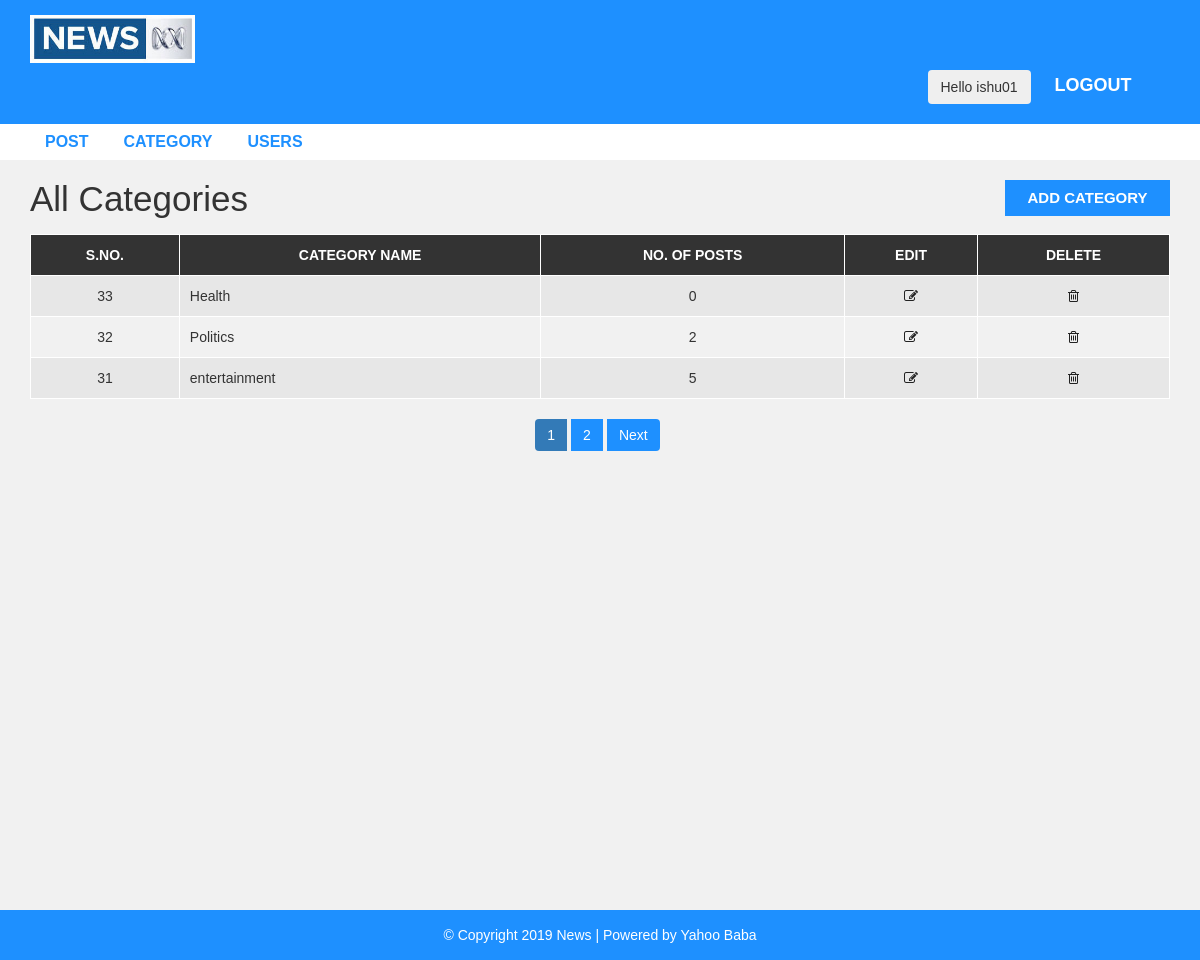
The page /admin/category.php (signed in) on the database its author committed.
### tables this page shows
CREATE TABLE `category` (
  `category_id` int(11) NOT NULL,
  `category_name` varchar(100) NOT NULL,
  `post` int(11) NOT NULL DEFAULT 0
);

### admin/category.php (the view, shortened to what this page needs)
<?php include "header.php";
?>
<div id="admin-content">
    <div class="container">
        <div class="row">
            <div class="col-md-10">
                <h1 class="admin-heading">All Categories</h1>
            </div>
            <div class="col-md-2">
                <a class="add-new" href="add-category.php">add category</a>
            </div>
            <div class="col-md-12">
                <table class="content-table">
                    <thead>
                        <th>S.No.</th>
                        <th>Category Name</th>
                        <th>No. of Posts</th>
                        <th>Edit</th>
                        <th>Delete</th>
                    </thead>
                    <tbody>
                        <?php
                        include('config.php');
                        $limit = 3;
                        if(isset( $_GET['page'])){
                            $page = $_GET['page'];
                        }else{
                            $page = 1;
                        }
                        $offset = ($page - 1) * $limit;
                        $sql = "SELECT * FROM category ORDER BY category_id DESC LIMIT {$offset},{$limit}";
                        $result = mysqli_query($conn, $sql);
                        if ($result) {
                            while ($row = mysqli_fetch_assoc($result)) {
                        ?>
                                <tr>
                                    <td class='id'><?php echo $row['category_id'] ?></td>
                                    <td><?php echo $row['category_name'] ?></td>
                                    <td><?php echo $row['post'] ?></td>
                                    <td class='edit'><a href='update-category.php?cid=<?php echo $row['category_id']; ?>'><i class='fa fa-edit'></i></a></td>
                                    <td class='delete'><a href='delete-category.php?cid=<?php echo $row['category_id']; ?>'><i class='fa fa-trash-o'></i></a></td>
                                </tr>
                        <?php
                            }
                        }
                        ?>
                    </tbody>
                </table>
                <?php
                $sql1 = "SELECT * FROM category";
                $result1 = mysqli_query($conn, $sql1) or die("Query Failed");
                if (mysqli_num_rows($result1) > 0) {
                    $total_record = mysqli_num_rows($result1);
                    $totalPage = ceil($total_record / $limit);
                    echo "<ul class='pagination admin-pagination'>";
                    for ($i = 1; $i <= $totalPage; $i++) {
                        if($i==$page){
                            $active = "active";
                        }else{
                            $active = "";
                        }
                        echo '<li class="'.$active.'"><a href="category.php?page=' . $i . '">' . $i . '</a></li>';
                    }
                    if($page < $totalPage){
                        echo '<li><a href="category.php?page='.($page + 1).'">Next</a></li>';
                    }
                    echo '</ul>';
                }
                ?>
            </div>
        </div>
    </div>
</div>
<?php include "footer.php"; ?>

### css/style.css (style rules this page uses)
body { background: #f1f1f1; font-family: sans-serif,arial,Helvetica; }
a, a:hover, a:focus { text-decoration: none; outline: none; }
ul { margin:0; padding:0; list-style:none; }
#admin-content { padding: 20px 0; min-height: 750px; }
#admin-content .admin-heading { font-size: 35px; margin: 0 0 15px; }
#admin-content .add-new { color: #fff; background-color: #1E90FF; font-size: 15px; font-weight: 600; text-align: center; text-transform: uppercase; padding: 7px 10px; display: block; transition: all 0.3s; }
#admin-content .content-table { border: 1px solid #000; width: 100%; margin: 0 0 20px; }
#admin-content .content-table thead { color: #fff; background-color: #333; }
#admin-content .content-table th { padding: 10px; border: 1px solid #fff; font-weight: 600; text-align: center; text-transform: uppercase; }
#admin-content .content-table tbody { color: #333; }
#admin-content .content-table tbody tr { background-color: #e7e7e7; }
#admin-content .content-table tbody tr:nth-child(even) { background-color: transparent; }
#admin-content .content-table tbody td { padding: 10px; border: 1px solid #fff; text-align: center; }
#admin-content .content-table tbody td:nth-child(2) { text-align: left; }
#admin-content .admin-pagination { margin: 0; }
#admin-content .admin-pagination li a { display: block; }
.id, .edit, .delete { text-align:center; }
.pagination { display: block; text-align: center; margin: 0; }
.pagination li { display:inline-block; margin: 0 5px 0 0; }
.pagination li a { border: none; background: #1e90ff; color: #fff; }
i.fa { color:#222; }

### rows shown on the page
category: category_id "33", category_name "Health", post "0"
category: category_id "32", category_name "Politics", post "2"
category: category_id "31", category_name "entertainment", post "5"

### other values the page prints
$_SESSION['username'] "ishu01"
